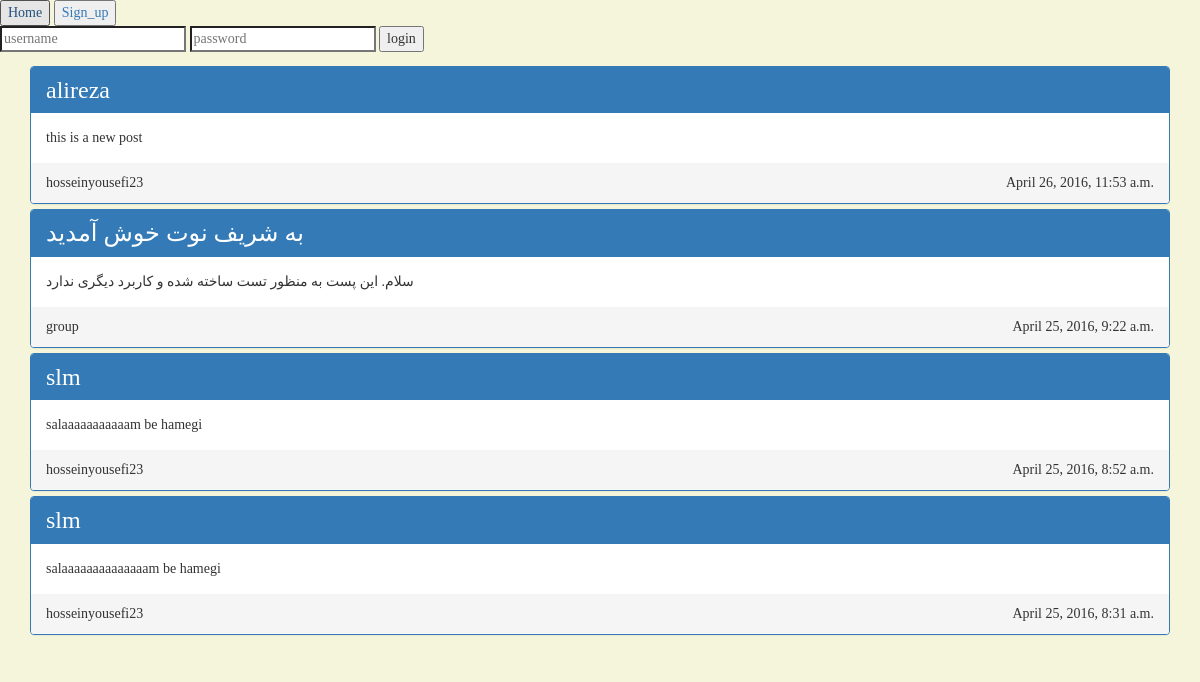
Before: / with the older database file.
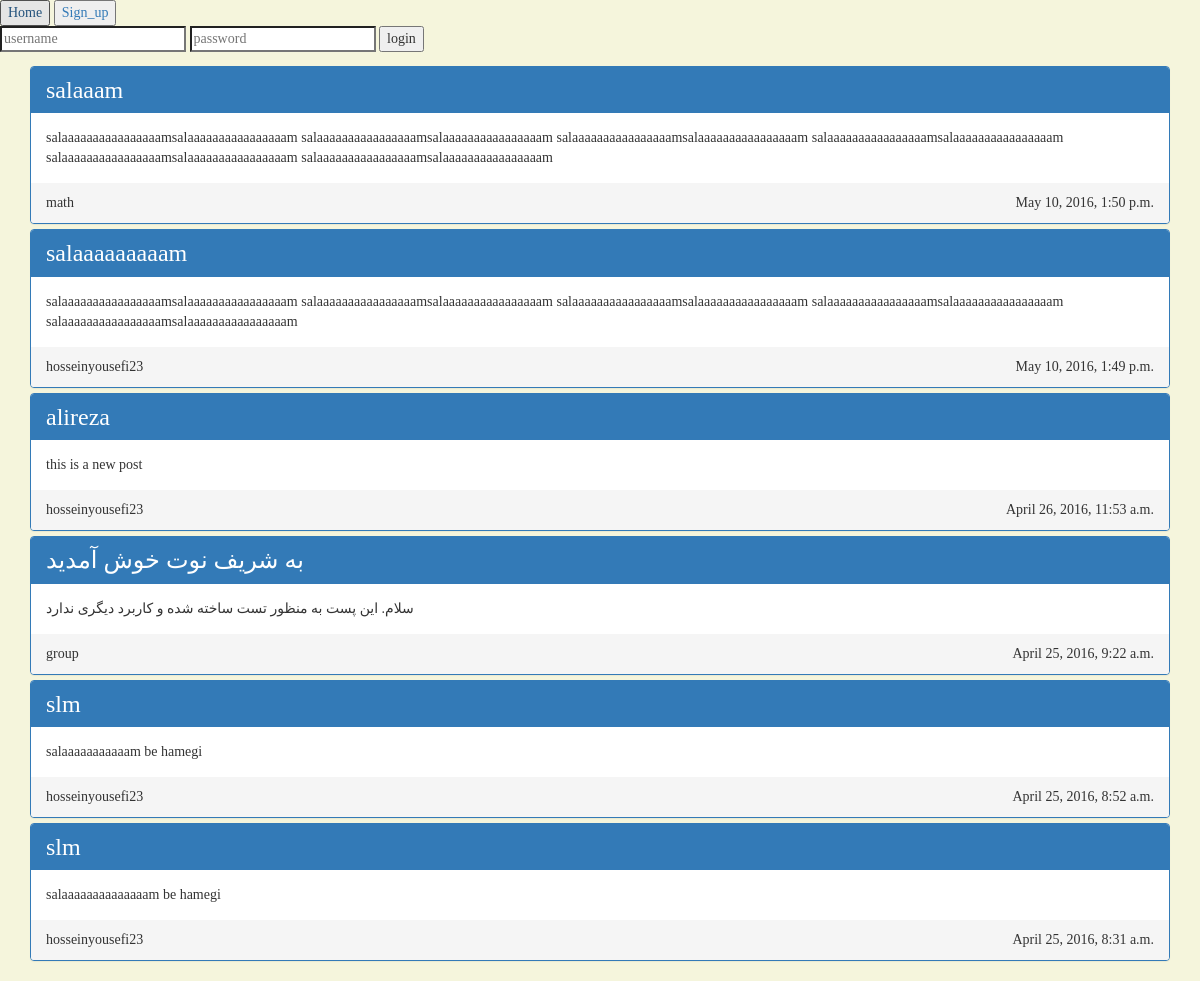
After: the same page with the newer database file.
### xnote_base/models.py (models this page shows, shortened)
class Post(models.Model):
    is_public = models.BooleanField(default=False)
    post_type = models.CharField(choices=(
        ('normal', 'Normal'),
        ('quick', 'Quick'),
    ), default='normal', max_length=50)
    title = models.CharField(max_length=100)
    related_tags = models.ManyToManyField(Tag, blank=True)
    context = models.TextField()
    publish_time = models.DateTimeField(default=timezone.now)
    author = models.ForeignKey(SuperConductor, null=True, blank=True)
    event = models.ForeignKey(Event, null=True, blank=True)

class SuperConductor(models.Model):
    real_name = models.CharField(max_length=100, default='Unknown')
    description = models.CharField(max_length=1000, default='Nothing')
    real_type = models.ForeignKey(ContentType)
    url_name = models.CharField(max_length=100, null=True, blank=True)
    is_formal = models.BooleanField(default=False)
    profile_image = models.ImageField(upload_to='profile_image', null=True, blank=True)
    def __str__(self):
        return self.url_name

### xnote_base/views.py (the view)
# urls.py: url(r'^$', views.main_page, name='main_page'),
def main_page(request):
    if request.user.is_authenticated():
        user = request.user
        person = Person.objects.get(user__username=user.username)
        post_list = Post.objects.filter(author__in=person.follows.all()).order_by('-publish_time')
        suggestions = SuperConductor.objects.exclude(
            Q(url_name=person.url_name) | Q(followers__url_name=person.url_name))
        if 'platform' in request.GET and request.GET['platform'] == 'android':
            return JsonResponse({
              'user': request.user.first_name + ' ' + request.user.last_name,
                'post_list': serializers.serialize('json', post_list),
                'suggestions': serializers.serialize('json', suggestions),
            })
        else:
            return render(request, 'xnote_base/userindex.html', {
                'user': request.user,
                'post_list': post_list,
                'suggestions': suggestions,
            })
    else:
        post_list = Post.objects.filter(author__is_formal=True, is_public=True).order_by('-publish_time')
        if 'platform' in request.GET and request.GET['platform'] == 'android':
            return JsonResponse({'post_list': serializers.serialize('json', post_list)})
        else:
            return render(request, 'xnote_base/index.html', {'post_list': post_list})

### templates/xnote_base/index.html (shortened to what this page needs)
{% extends 'xnote_base/super_page.html' %}
{% load staticfiles %}
{% block css_and_js %}
    <link rel="stylesheet" href="{% static 'styles/bootstrap.min.css' %}">
    <link type="text/css" rel="stylesheet" href="{% static "styles/index.css" %}"/>
{% endblock %}
{% block body %}
    <div class="container">
        <div class="panel-group">
            {% for post in post_list %}
                <div class="panel panel-primary">
                    <div class="panel-heading">
                        <h3 style="display: inline">{{ post.title }}</h3>
                    </div>
                    <div class="panel-body">
                        {{ post.context }}
                    </div>
                    <div class="panel-footer">
                        <div class="panel-author"> {{ post.author }}</div>
                        <div class="panel-date">{{ post.publish_time }}</div>
                        <br style="clear: both"/>
                    </div>
                </div>
            {% endfor %}
        </div>
    </div>
{% endblock %}

Changed rows visible on the page:
added Post: title "salaaam", context "salaaaaaaaaaaaaaaaamsalaaaaaaaaaaaaaaaam salaaaaaaaaaaaaaaaamsalaaaaaaaaaaaaaaaam salaaaaaaaaaaaaaaaamsalaaaaaaaaaaaaaaaam salaaaaaaaaaaaaaaaamsalaaaaaaaaaaaaaaaam salaaaaaaaaaaaaaaaamsalaaaaaaaaaaaaaaaam salaaaaaaaaaaaaaaaamsalaaaaaaaaaaaaaaaam", author "math", publish_time "May 10, 2016, 1:50 p.m."
added Post: title "salaaaaaaaaam", context "salaaaaaaaaaaaaaaaamsalaaaaaaaaaaaaaaaam salaaaaaaaaaaaaaaaamsalaaaaaaaaaaaaaaaam salaaaaaaaaaaaaaaaamsalaaaaaaaaaaaaaaaam salaaaaaaaaaaaaaaaamsalaaaaaaaaaaaaaaaam salaaaaaaaaaaaaaaaamsalaaaaaaaaaaaaaaaam", author "hosseinyousefi23", publish_time "May 10, 2016, 1:49 p.m."
